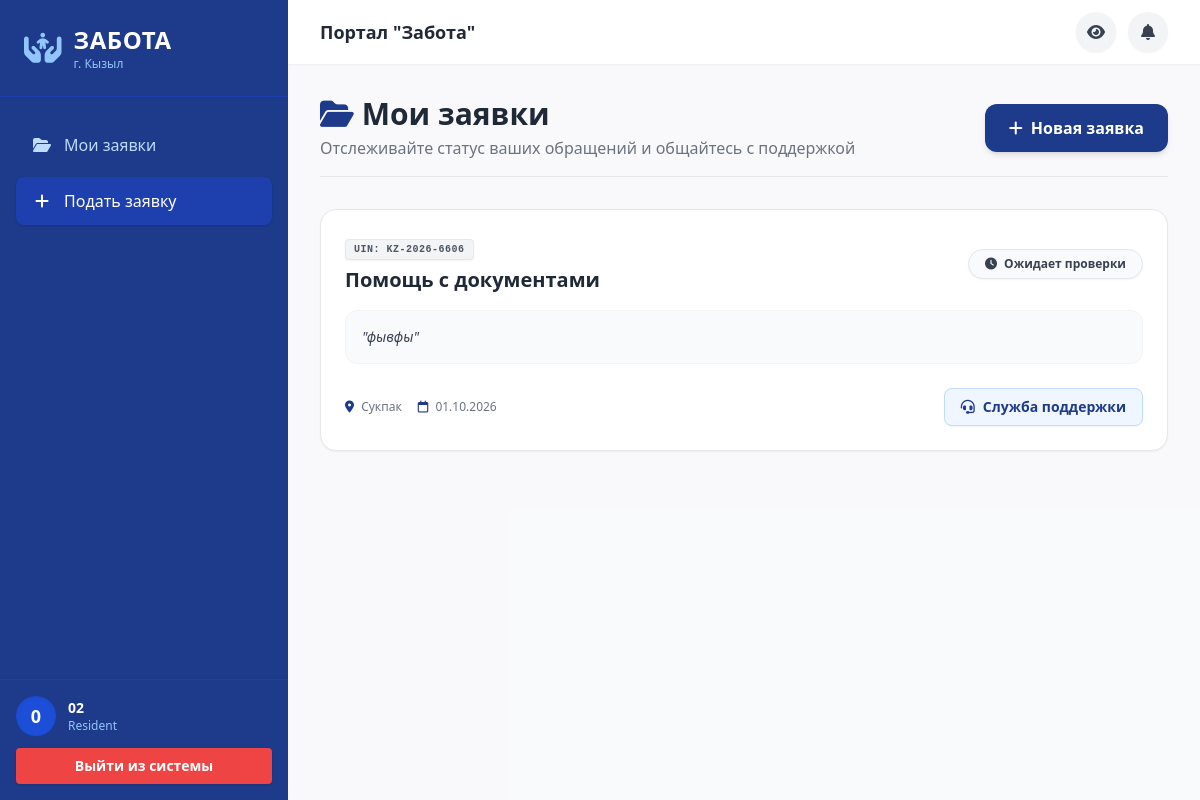
The page /resident/dashboard (signed in) on the database its author committed.
### models.py (models this page shows)
class User(Base):
    __tablename__ = "users"
    id = Column(Integer, primary_key=True, index=True)
    full_name = Column(String(255))
    phone = Column(String(20), unique=True, index=True)
    password_hash = Column(String(255))
    role = Column(Enum(UserRole), default=UserRole.resident)
    district_id = Column(Integer, ForeignKey("districts.id"), nullable=True)
    status = Column(Enum(UserStatus), default=UserStatus.active)
    rating = Column(Float, default=0.0)
    volunteer_hours = Column(Integer, default=0)
    created_at = Column(DateTime, default=datetime.utcnow)
    district = relationship("District", back_populates="users")
    applications = relationship("Application", back_populates="user")
    assignments = relationship("TaskAssignment", back_populates="volunteer")
    messages = relationship("TaskMessage", back_populates="sender")
    certificates = relationship("Certificate", back_populates="user")
    notifications = relationship("Notification", back_populates="user", cascade="all, delete-orphan")

class Application(Base):
    __tablename__ = "applications"
    id = Column(Integer, primary_key=True, index=True)
    user_id = Column(Integer, ForeignKey("users.id"))
    uin = Column(String(20), unique=True, index=True)
    applicant_name = Column(String(255))
    phone = Column(String(20))
    is_third_party = Column(Boolean, default=False)
    third_party_info = Column(Text, nullable=True)
    benefit_category = Column(String(100))
    district_id = Column(Integer, ForeignKey("districts.id"))
    address = Column(Text)
    category_id = Column(Integer, ForeignKey("categories.id"))
    description = Column(Text)
    audio_url = Column(String(255), nullable=True)
    is_emergency = Column(Boolean, default=False)
    status = Column(Enum(ApplicationStatus), default=ApplicationStatus.new)
    required_volunteers = Column(Integer, default=1)
    created_at = Column(DateTime, default=datetime.utcnow)
    user = relationship("User", back_populates="applications")
    district = relationship("District", back_populates="applications")
    category = relationship("Category", back_populates="applications")
    assignments = relationship("TaskAssignment", back_populates="application")
    messages = relationship("TaskMessage", back_populates="application")

class Category(Base):
    __tablename__ = "categories"
    id = Column(Integer, primary_key=True, index=True)
    title = Column(String(100))
    icon = Column(String(50))
    applications = relationship("Application", back_populates="category")

class District(Base):
    __tablename__ = "districts"
    id = Column(Integer, primary_key=True, index=True)
    name = Column(String(100), index=True)
    users = relationship("User", back_populates="district")
    applications = relationship("Application", back_populates="district")

### main.py (the view)
@app.get("/resident/dashboard")
async def resident_dashboard(request: Request, db: Session = Depends(get_db), user: models.User = Depends(auth.get_current_user)):
    if not user or user.role.name != 'resident': return RedirectResponse(url="/login")
    applications = db.query(models.Application).filter(models.Application.user_id == user.id).order_by(models.Application.created_at.desc()).all()
    return templates.TemplateResponse("resident_dashboard.html", {"request": request, "user": user, "applications": applications})

### templates/resident_dashboard.html (shortened to what this page needs)
{% extends "base.html" %}
{% block content %}
<div class="max-w-4xl mx-auto">
    <div class="flex flex-col md:flex-row justify-between items-start md:items-center mb-8 gap-4 border-b pb-4">
        <div>
            <h2 class="text-3xl font-bold text-gray-800"><i class="fa-solid fa-folder-open text-brand mr-2"></i>Мои заявки</h2>
            <p class="text-gray-500 mt-1">Отслеживайте статус ваших обращений и общайтесь с поддержкой</p>
        </div>
        <a href="/request/new" class="bg-brand text-white px-6 py-3 rounded-xl shadow-md hover:bg-blue-800 transition font-bold flex items-center gap-2 transform hover:-translate-y-0.5">
            <i class="fa-solid fa-plus"></i> Новая заявка
        </a>
    </div>
    <div class="space-y-6">
        {% for app in applications %}
        <div class="bg-white p-6 rounded-2xl shadow-sm border border-gray-200 hover:shadow-md transition">
            <div class="flex flex-col md:flex-row justify-between items-start md:items-center mb-4 gap-3">
                <div>
                    <span class="text-[10px] font-mono font-bold bg-gray-100 text-gray-600 px-2 py-1 rounded border border-gray-200 shadow-sm uppercase tracking-wider">UIN: {{ app.uin }}</span>
                    <h3 class="text-xl font-bold text-gray-800 mt-2">{{ app.category.title }}</h3>
                </div>
                <span class="px-4 py-1.5 rounded-full text-xs font-bold whitespace-nowrap shadow-sm border
                    {% if app.status.name == 'new' %} bg-gray-50 text-gray-700 border-gray-200
                    {% elif app.status.name == 'approved' %} bg-blue-50 text-brand border-blue-200
                    {% elif app.status.name in ['in_progress', 'review'] %} bg-yellow-50 text-yellow-700 border-yellow-200
                    {% elif app.status.name == 'completed' %} bg-emerald-50 text-success border-emerald-200
                    {% elif app.status.name == 'needs_materials' %} bg-indigo-50 text-indigo-700 border-indigo-200 animate-pulse
                    {% else %} bg-red-50 text-danger border-red-200 {% endif %}">
                    {% if app.status.name == 'new' %}<i class="fa-solid fa-clock mr-1"></i> Ожидает проверки
                    {% elif app.status.name == 'approved' %}<i class="fa-solid fa-magnifying-glass mr-1"></i> Поиск волонтера
                    {% elif app.status.name in ['in_progress', 'review'] %}<i class="fa-solid fa-person-digging mr-1"></i> В работе
                    {% elif app.status.name == 'completed' %}<i class="fa-solid fa-check-double mr-1"></i> Выполнена
                    {% elif app.status.name == 'needs_materials' %}<i class="fa-solid fa-box-open mr-1"></i> Ищем материалы
                    {% else %}<i class="fa-solid fa-ban mr-1"></i> Отклонена{% endif %}
                </span>
            </div>
            <p class="text-sm text-gray-700 mb-4 bg-gray-50 p-4 rounded-xl border border-gray-100 italic">"{{ app.description }}"</p>
            <div class="flex flex-wrap items-center gap-4 pt-2">
                <p class="text-xs text-gray-500 font-medium"><i class="fa-solid fa-location-dot text-brand mr-1"></i> {{ app.district.name }}</p>
                <p class="text-xs text-gray-500 font-medium"><i class="fa-regular fa-calendar text-brand mr-1"></i> {{ app.created_at.strftime('%d.%m.%Y') }}</p>
                <a href="/resident/chat/{{ app.id }}" class="inline-flex items-center gap-2 text-sm text-brand hover:text-white hover:bg-brand font-bold bg-blue-50 px-4 py-2 rounded-lg border border-blue-200 transition ml-auto shadow-sm">
                    <i class="fa-solid fa-headset"></i> Служба поддержки
                </a>
            </div>
        </div>
        {% endfor %}
    </div>
</div>
{% endblock %}

### templates/base.html (shortened to what this page needs)
<!DOCTYPE html>
<html lang="ru">
<head>
    <script src="https://cdn.tailwindcss.com"></script>
    <link rel="stylesheet" href="https://cdnjs.cloudflare.com/ajax/libs/font-awesome/6.4.0/css/all.min.css">
</head>
<body class="bg-gray-50 font-sans antialiased transition-all duration-300">
    <div class="flex h-screen overflow-hidden">
        <aside id="sidebar" class="bg-brand text-white w-72 flex-shrink-0 fixed inset-y-0 left-0 transform -translate-x-full md:relative md:translate-x-0 transition-transform duration-300 ease-in-out z-50 flex flex-col shadow-2xl md:shadow-none">
            <div class="p-6 flex items-center justify-between border-b border-blue-800">
                <a href="/" class="flex items-center space-x-3">
                    <i class="fa-solid fa-hands-holding-child text-3xl text-blue-300"></i>
                    <div>
                        <h1 class="text-2xl font-bold tracking-wide">ЗАБОТА</h1>
                        <p class="text-xs text-blue-300">г. Кызыл</p>
                    </div>
                </a>
            </div>
            <nav class="flex-grow p-4 space-y-2 overflow-y-auto mt-2">
                {% if user %}
                    {% if user.role.name == 'resident' %}
                        <a href="/resident/dashboard" class="nav-item"><i class="fa-solid fa-folder-open w-5 text-center"></i> Мои заявки</a>
                        <a href="/request/new" class="nav-item bg-blue-800 text-white shadow"><i class="fa-solid fa-plus w-5 text-center"></i> Подать заявку</a>
                    {% endif %}
                {% endif %}
            </nav>
            {% if user %}
            <div class="p-4 bg-blue-900 border-t border-blue-800">
                <div class="flex items-center gap-3 mb-3">
                    <div class="w-10 h-10 rounded-full bg-blue-700 flex items-center justify-center text-lg font-bold text-white shadow-inner">{{ user.full_name[0] }}</div>
                    <div class="overflow-hidden">
                        <p class="truncate font-bold text-sm text-white">{{ user.full_name }}</p>
                        <p class="text-xs text-blue-300 capitalize">{{ user.role.name }}</p>
                    </div>
                </div>
                <a href="/logout" class="block w-full text-center bg-red-500 hover:bg-red-600 transition text-white py-2 rounded text-sm font-bold shadow">Выйти из системы</a>
            </div>
            {% endif %}
        </aside>
        <div class="flex-1 flex flex-col h-screen overflow-hidden relative">
            <header class="bg-white shadow-sm h-16 flex items-center justify-between px-4 md:px-8 z-30">
                <div class="flex items-center">
                    <h2 class="font-bold text-gray-800 hidden sm:block text-lg">Портал "Забота"</h2>
                </div>
                <div class="flex items-center gap-3">
                    <button id="accessibilityBtn" title="Версия для слабовидящих" class="w-10 h-10 rounded-full bg-gray-100 hover:bg-blue-50 text-gray-700 hover:text-brand transition flex items-center justify-center shadow-sm">
                        <i class="fa-solid fa-eye"></i>
                    </button>
                    {% if user %}
                    <div class="relative">
                        <button id="notifBtn" class="relative w-10 h-10 rounded-full bg-gray-100 hover:bg-blue-50 text-gray-700 hover:text-brand transition flex items-center justify-center shadow-sm">
                            <i class="fa-solid fa-bell"></i>
                        </button>
                    </div>
                    {% endif %}
                </div>
            </header>
            <main class="flex-1 overflow-x-hidden overflow-y-auto bg-gray-50/50 p-4 md:p-8">
                <div>
                    {% block content %}{% endblock %}
                </div>
            </main>
        </div>
    </div>
</body>
</html>

### templates/base.html (style rules this page uses)
.nav-item { display: flex; align-items: center; gap: 0.75rem; padding: 0.75rem 1rem; border-radius: 0.5rem; transition: all 0.2s; color: #bfdbfe; }

### rows shown on the page
User: full_name "0", full_name "02", role.name "Resident"
Application: uin "KZ-2026-6606", category "Помощь с документами", status "new" (drawn), description "фывфы", district.name "Сукпак", created_at "01.10.2026"
